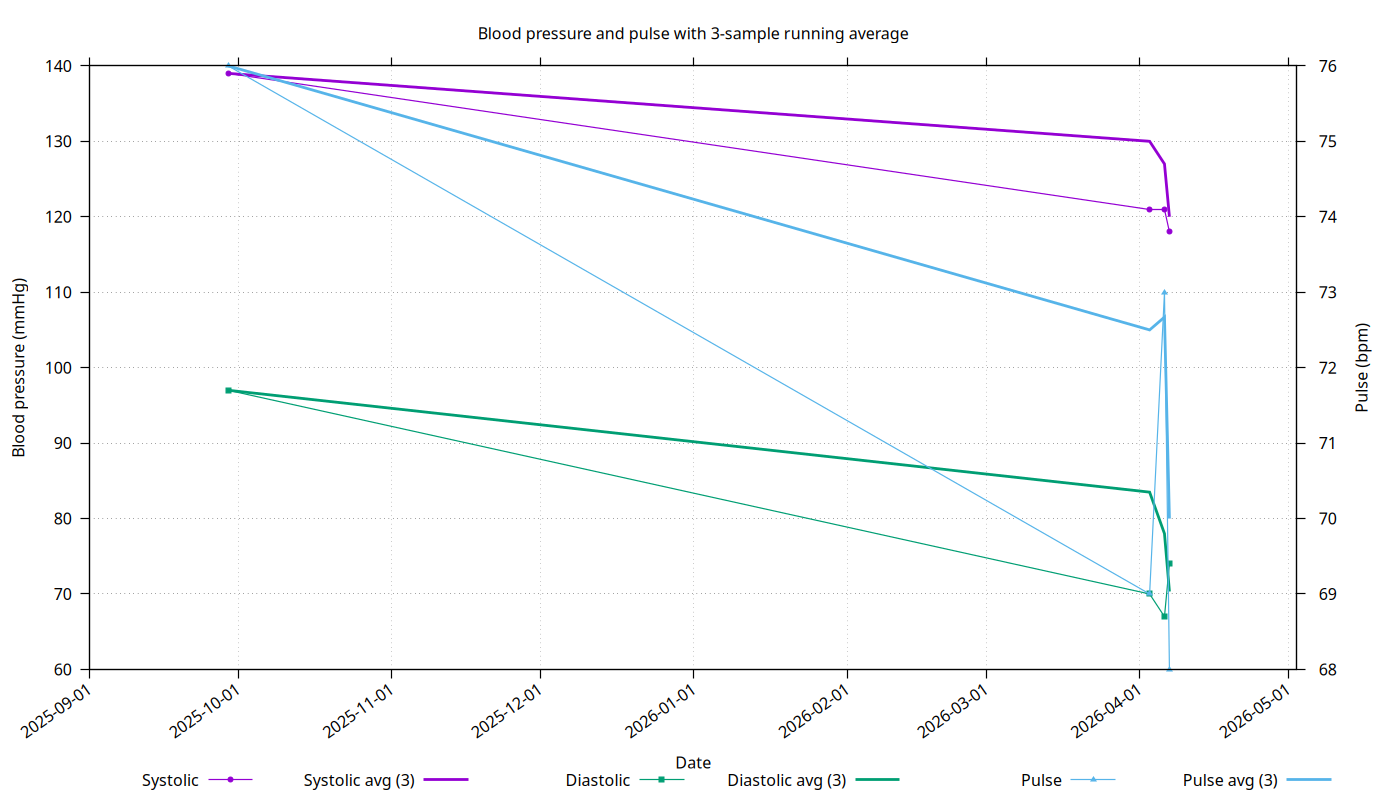

This chart was generated by the following gnuplot code:
# Inspired by https://fruttenboel.nl/obc/movavg.html
# Expected columns:
#   1 = date in YYYYMMDD
#   2 = systolic
#   3 = diastolic
#   4 = pulse
#
# Runtime variables (can be passed with -e):
#   datafile, avgfile, outfile, window

if (!exists("datafile")) datafile = "bp.csv"
if (!exists("avgfile"))  avgfile  = datafile . ".avg"
if (!exists("outfile"))  outfile  = "bp_chart.png"
if (!exists("window"))   window   = 5

set terminal pngcairo size 1400,800 enhanced
set output outfile

set title sprintf("Blood pressure and pulse with %d-sample running average", window)
set datafile separator whitespace
set xdata time
set timefmt "%Y%m%d"
set format x "%Y-%m-%d"
set xlabel "Date"
set ylabel "Blood pressure (mmHg)"
set y2label "Pulse (bpm)"
set y2tics
set ytics nomirror
set grid xtics ytics y2tics
set key outside bottom center horizontal
set border linewidth 1.2
set tics out
set xtics rotate by 35 right
set pointsize 0.8

# Raw values: linespoints
# Running averages: thicker lines only
set style line 1 lt 1 lw 1.2 pt 7
set style line 2 lt 2 lw 1.2 pt 5
set style line 3 lt 3 lw 1.2 pt 9
set style line 11 lt 1 lw 2.8
set style line 12 lt 2 lw 2.8
set style line 13 lt 3 lw 2.8

plot \
  datafile using 1:2 with linespoints ls 1 title "Systolic", \
  avgfile  using 1:2 with lines       ls 11 title sprintf("Systolic avg (%d)", window), \
  datafile using 1:3 with linespoints ls 2 title "Diastolic", \
  avgfile  using 1:3 with lines       ls 12 title sprintf("Diastolic avg (%d)", window), \
  datafile using 1:4 axes x1y2 with linespoints ls 3 title "Pulse", \
  avgfile  using 1:4 axes x1y2 with lines       ls 13 title sprintf("Pulse avg (%d)", window)
